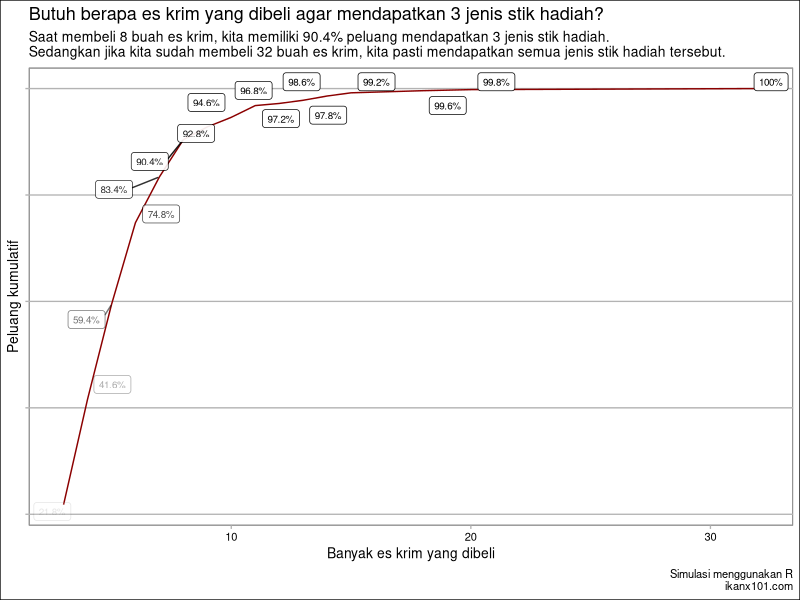
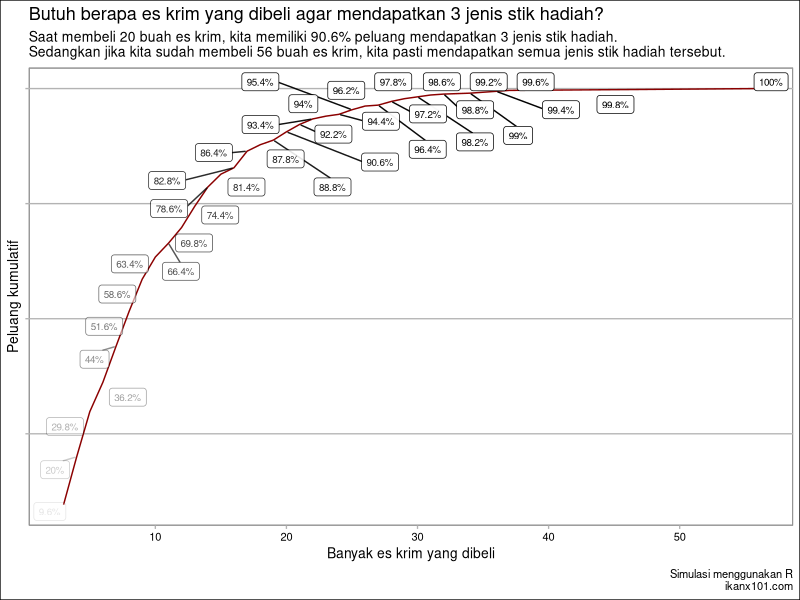
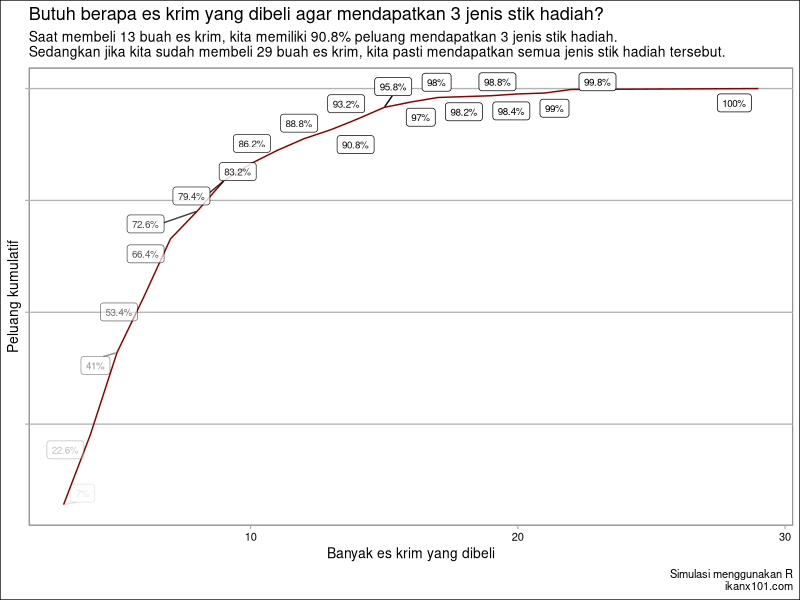
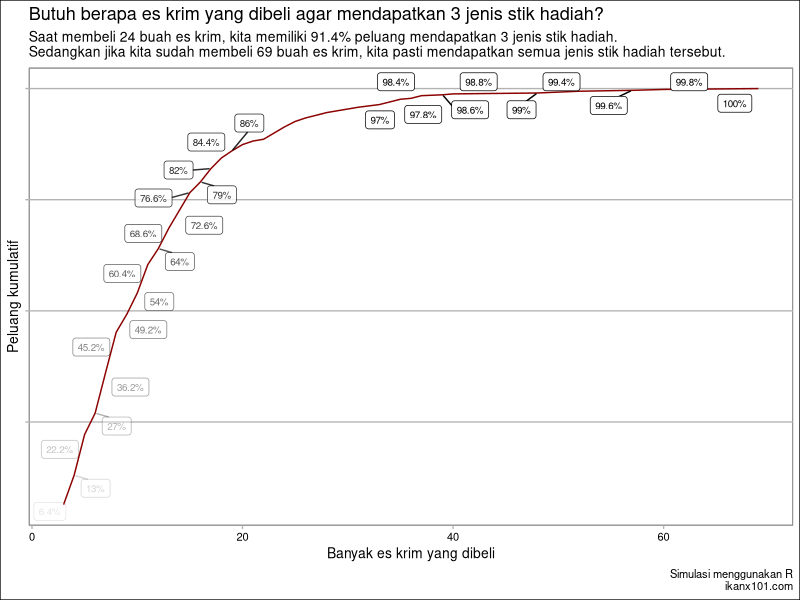

These charts were generated, in order, by the following R code:
## ---- chunk 1
knitr::opts_chunk$set(echo = TRUE)
setwd("~/ikanx101com/_posts")

library(dplyr)
library(ggplot2)
library(ggthemes)
## ---- chunk 2
knitr::include_graphics("https://raw.githubusercontent.com/ikanx101/ikanx101.github.io/master/_posts/coupon-collector-new_files/urban%20mama.png")
## ---- chunk 3
tutup_botol = function(){
  sample(c(1:3),1,replace = T)
}

beli_botol = function(){
  punya = c()
  while(length(unique(punya))<3){
    punya = c(punya,tutup_botol())
  }
  length(punya)
}

iter = 500 #mau berapa x iterasi?
berapa_x_transaksi = replicate(iter,beli_botol())
## ---- chunk 4
data = data.frame(id = 1,es=berapa_x_transaksi) %>% 
  group_by(es) %>% 
  summarise(freq = n()) %>% 
  ungroup() %>% 
  mutate(prob = freq / sum(freq),
         cum_prob = cumsum(prob),
         label_prob = round(prob*100,1),
         label_prob = paste0(label_prob,"%"),
         label_cum_prob = round(cum_prob*100,1),
         label_cum_prob = paste0(label_cum_prob,"%"))

es_min_d = data %>% filter(cum_prob > .9)
es_min = min(es_min_d$es)
es_max = max(es_min_d$es)
prob_min = min(es_min_d$cum_prob)*100

data %>% 
  ggplot(aes(x = es,
             y = cum_prob)) +
  geom_line(aes(group = 1),color = "darkred") +
  ggrepel::geom_label_repel(aes(label = label_cum_prob,alpha = cum_prob),size = 2.5) +
  labs(title = "Butuh berapa es krim yang dibeli agar mendapatkan 3 jenis stik hadiah?",
       x = "Banyak es krim yang dibeli",
       y = "Peluang kumulatif",
       caption = "Simulasi menggunakan R\nikanx101.com",
       subtitle = paste0("Saat membeli ",es_min," buah es krim, kita memiliki ",prob_min,"% peluang mendapatkan 3 jenis stik hadiah.\nSedangkan jika kita sudah membeli ",es_max," buah es krim, kita pasti mendapatkan semua jenis stik hadiah tersebut.")) +
  theme_calc() +
  theme(axis.text.y = element_blank(),
        legend.position = "none")

## ---- chunk 5
tutup_botol = function(){
  sample(c(1:3),1,replace = T, prob = c(5/7,1/7,1/7))
}

beli_botol = function(){
  punya = c()
  while(length(unique(punya))<3){
    punya = c(punya,tutup_botol())
  }
  length(punya)
}

iter = 500 #mau berapa x iterasi?
berapa_x_transaksi = replicate(iter,beli_botol())
## ---- chunk 6
data = data.frame(id = 1,es=berapa_x_transaksi) %>% 
  group_by(es) %>% 
  summarise(freq = n()) %>% 
  ungroup() %>% 
  mutate(prob = freq / sum(freq),
         cum_prob = cumsum(prob),
         label_prob = round(prob*100,1),
         label_prob = paste0(label_prob,"%"),
         label_cum_prob = round(cum_prob*100,1),
         label_cum_prob = paste0(label_cum_prob,"%"))

es_min_d = data %>% filter(cum_prob > .9)
es_min = min(es_min_d$es)
es_max = max(es_min_d$es)
prob_min = min(es_min_d$cum_prob)*100

data %>% 
  ggplot(aes(x = es,
             y = cum_prob)) +
  geom_line(aes(group = 1),color = "darkred") +
  ggrepel::geom_label_repel(aes(label = label_cum_prob,alpha = cum_prob),size = 2.5) +
  labs(title = "Butuh berapa es krim yang dibeli agar mendapatkan 3 jenis stik hadiah?",
       x = "Banyak es krim yang dibeli",
       y = "Peluang kumulatif",
       caption = "Simulasi menggunakan R\nikanx101.com",
       subtitle = paste0("Saat membeli ",es_min," buah es krim, kita memiliki ",prob_min,"% peluang mendapatkan 3 jenis stik hadiah.\nSedangkan jika kita sudah membeli ",es_max," buah es krim, kita pasti mendapatkan semua jenis stik hadiah tersebut.")) +
  theme_calc() +
  theme(axis.text.y = element_blank(),
        legend.position = "none")

## ---- chunk 7
tutup_botol = function(){
  sample(c(1:4),1,replace = T)
}

beli_botol = function(){
  iter = 0
  punya = c()
  syarat = 0
  while(sum(syarat) < 3){
    punya = c(punya,tutup_botol())
    punya = unique(punya)
    syarat = punya %in% c(1:3)
    iter = iter +1
  }
  return(iter)
}

iter = 500 #mau berapa x iterasi?
berapa_x_transaksi = replicate(iter,beli_botol())
## ---- chunk 8
data = data.frame(id = 1,es=berapa_x_transaksi) %>% 
  group_by(es) %>% 
  summarise(freq = n()) %>% 
  ungroup() %>% 
  mutate(prob = freq / sum(freq),
         cum_prob = cumsum(prob),
         label_prob = round(prob*100,1),
         label_prob = paste0(label_prob,"%"),
         label_cum_prob = round(cum_prob*100,1),
         label_cum_prob = paste0(label_cum_prob,"%"))

es_min_d = data %>% filter(cum_prob > .9)
es_min = min(es_min_d$es)
es_max = max(es_min_d$es)
prob_min = min(es_min_d$cum_prob)*100

data %>% 
  ggplot(aes(x = es,
             y = cum_prob)) +
  geom_line(aes(group = 1),color = "darkred") +
  ggrepel::geom_label_repel(aes(label = label_cum_prob,alpha = cum_prob),size = 2.5) +
  labs(title = "Butuh berapa es krim yang dibeli agar mendapatkan 3 jenis stik hadiah?",
       x = "Banyak es krim yang dibeli",
       y = "Peluang kumulatif",
       caption = "Simulasi menggunakan R\nikanx101.com",
       subtitle = paste0("Saat membeli ",es_min," buah es krim, kita memiliki ",prob_min,"% peluang mendapatkan 3 jenis stik hadiah.\nSedangkan jika kita sudah membeli ",es_max," buah es krim, kita pasti mendapatkan semua jenis stik hadiah tersebut.")) +
  theme_calc() +
  theme(axis.text.y = element_blank(),
        legend.position = "none")

## ---- chunk 9
tutup_botol = function(){
  sample(c(1:4),1,replace = T,prob = c(6/10,2/10,1/10,1/10))
}

beli_botol = function(){
  iter = 0
  punya = c()
  syarat = 0
  while(sum(syarat) < 3){
    punya = c(punya,tutup_botol())
    punya = unique(punya)
    syarat = punya %in% c(1:3)
    iter = iter +1
  }
  return(iter)
}

iter = 500 #mau berapa x iterasi?
berapa_x_transaksi = replicate(iter,beli_botol())
## ---- chunk 10
data = data.frame(id = 1,es=berapa_x_transaksi) %>% 
  group_by(es) %>% 
  summarise(freq = n()) %>% 
  ungroup() %>% 
  mutate(prob = freq / sum(freq),
         cum_prob = cumsum(prob),
         label_prob = round(prob*100,1),
         label_prob = paste0(label_prob,"%"),
         label_cum_prob = round(cum_prob*100,1),
         label_cum_prob = paste0(label_cum_prob,"%"))

es_min_d = data %>% filter(cum_prob > .9)
es_min = min(es_min_d$es)
es_max = max(es_min_d$es)
prob_min = min(es_min_d$cum_prob)*100

data %>% 
  ggplot(aes(x = es,
             y = cum_prob)) +
  geom_line(aes(group = 1),color = "darkred") +
  ggrepel::geom_label_repel(aes(label = label_cum_prob,alpha = cum_prob),size = 2.5) +
  labs(title = "Butuh berapa es krim yang dibeli agar mendapatkan 3 jenis stik hadiah?",
       x = "Banyak es krim yang dibeli",
       y = "Peluang kumulatif",
       caption = "Simulasi menggunakan R\nikanx101.com",
       subtitle = paste0("Saat membeli ",es_min," buah es krim, kita memiliki ",prob_min,"% peluang mendapatkan 3 jenis stik hadiah.\nSedangkan jika kita sudah membeli ",es_max," buah es krim, kita pasti mendapatkan semua jenis stik hadiah tersebut.")) +
  theme_calc() +
  theme(axis.text.y = element_blank(),
        legend.position = "none")

